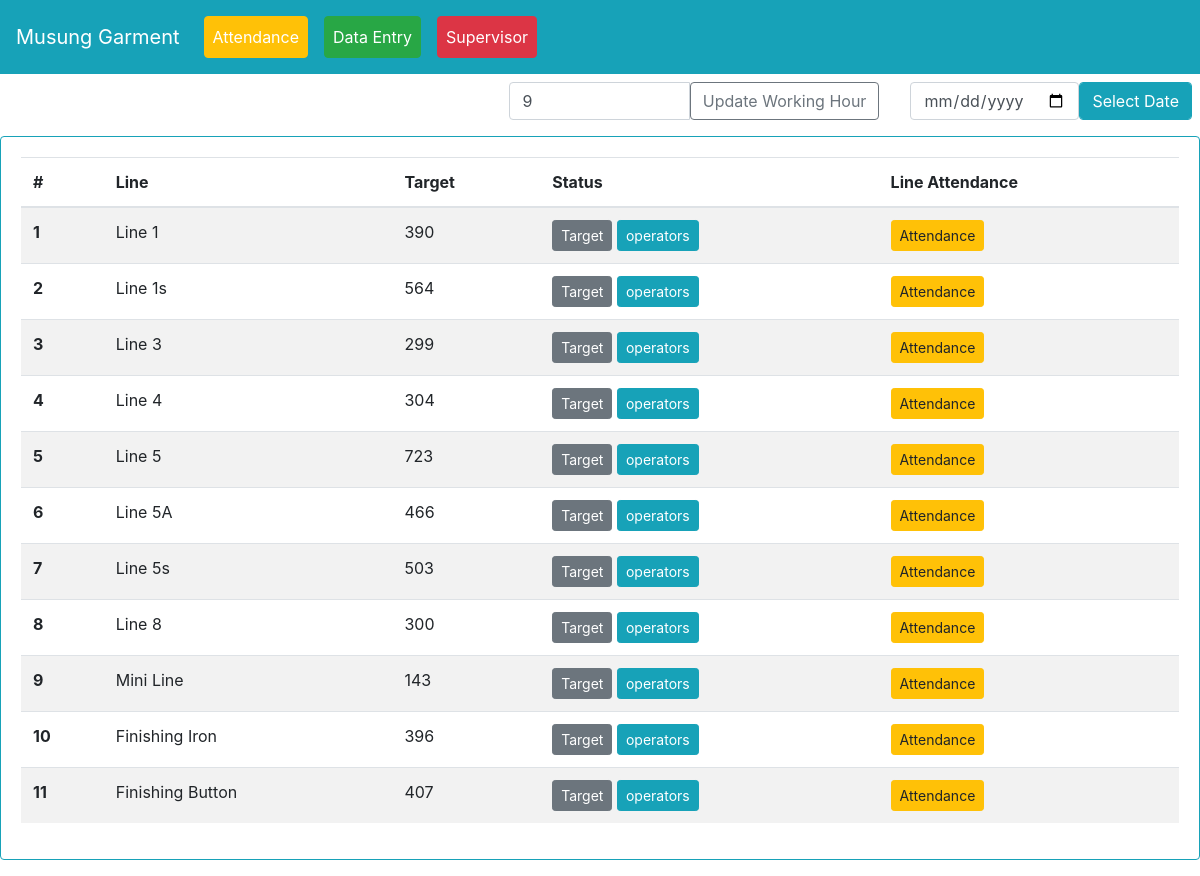
The page / on the database its author committed.
### myapp/models.py (models this page shows, shortened)
class dailyhour(models.Model):
    timehr = models.PositiveIntegerField(default=0)
    def __str__(self):
        return str(self.timehr)

class line(models.Model):
    line_name = models.CharField(max_length=255)
    target = models.PositiveIntegerField(default=0)

### myapp/views.py (the view)
# urls.py: path('', views.linelist, name='linelist'),
def linelist(request):
    lis = line.objects.all()
    hr = dailyhour.objects.get(id=1)
    context = {'lis':lis, 'hr':hr}
    return render(request, 'line.html', context)

### templates/line.html (shortened to what this page needs)
{% extends 'base.html' %}
{% block content %}
<div class="d-flex justify-content-end">
<div class="input-group mb-3 col-md-4 m-2" id="workhrdata">
  <input type="text" class="form-control" value="{{hr}}" aria-describedby="button-addon2" id="hrval">
  <button class="btn btn-outline-secondary uwhbtn" type="button" id="button-addon2">Update Working Hour</button>
</div>
  <form method="post" action="{% url 'myapp:attendance_backdate' %}">{% csrf_token %}
    <div class="row m-2">
      <input type="date" name="duedate"  class="form-control col datepicker">
      <input type="submit" class="form-control btn btn-md btn-info col" value="Select Date">
    </div>
  </form>
</div>
<div class="card border-info mb-3">
  <div class="card-body">
<table class="table table-striped" id="invlist">
  <thead>
    <tr class="lilisttr">
      <th scope="col">#</th>
      <th scope="col">Line</th>
      <th scope="col">Target</th>
      <th scope="col">Status</th>
      <th scope="col">Line Attendance</th>
    </tr>
  </thead>
  <tbody id="linelistTbl">
  	{% for i in lis %}
    <tr class="linetr">
      <th scope="row" class="lid">{{i.id}}</th>
      <td>{{i.line_name}}</td>
      <td>{{i.target}}</td>
      <td>
<button type="button" class="btn btn-sm btn-secondary" data-toggle="modal" data-target="#lineu-{{i.id}}">
  Target
</button>
    <a href="{% url 'myapp:operatoratt' i.id %}" class="btn btn-sm btn-info">operators</a>
      </td>
      <td>
        <button type="button" class="lineatt btn btn-sm btn-warning">Attendance</button>
      </td>
    </tr>
    {% endfor %}
  </tbody>
</table>
  </div>
</div>
{% endblock content %}

### rows shown on the page
dailyhour: timehr "9"
line: id "1", line_name "Line 1", target "390"
line: id "2", line_name "Line 1s", target "564"
line: id "3", line_name "Line 3", target "299"
line: id "4", line_name "Line 4", target "304"
line: id "5", line_name "Line 5", target "723"
line: id "6", line_name "Line 5A", target "466"
line: id "7", line_name "Line 5s", target "503"
line: id "8", line_name "Line 8", target "300"
line: id "9", line_name "Mini Line", target "143"
line: id "10", line_name "Finishing Iron", target "396"
line: id "11", line_name "Finishing Button", target "407"
